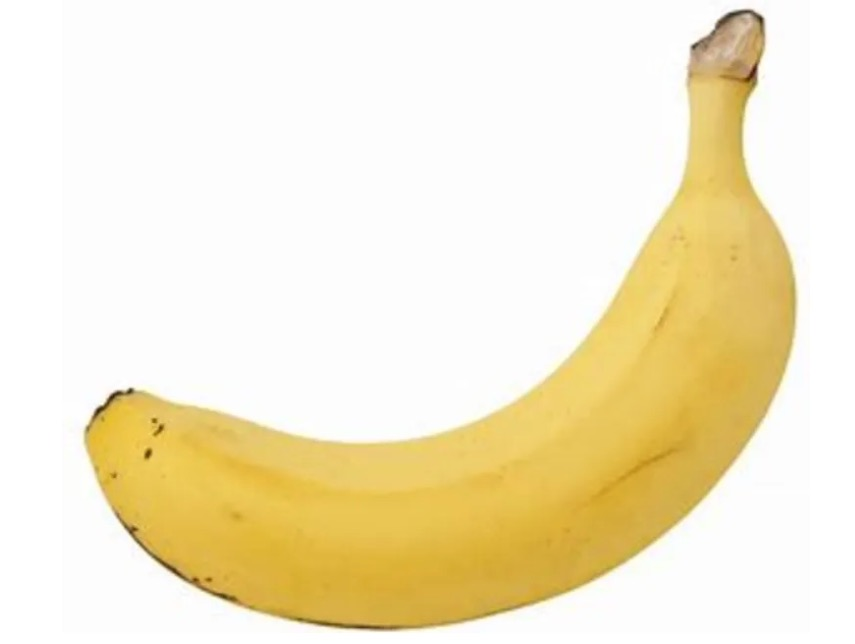
#> input picture images/banana.jpg, 855 x 644 px
$ jupyter execute '2. RGB_HSV_Segment.ipynb'
#> lines starting #> are read from the running program, lines starting #| are printed output that depends on the picture; after the words box and inside, x2 and y2 are one past the last pixel; in counts of white or black regions, pixels touching at a corner belong together
[cell 1]
import cv2
import numpy as np
import matplotlib.pyplot as plt

image = cv2.imread('.././images/banana.jpg')
#> image is the input picture: shape (644, 855, 3); mean B, G, R 204.2, 234.4, 244.7

# plot the image
plt.imshow(cv2.cvtColor(image, cv2.COLOR_BGR2RGB))

[cell 2]
hsv_image = cv2.cvtColor(image, cv2.COLOR_BGR2HSV)
#> hsv_image: shape (644, 855, 3); mean H, S, V 11.3, 46.2, 244.8

lower_yellow = np.array([20, 100, 100])
upper_yellow = np.array([30, 255, 255])


# Mask for yellow banana
mask_yellow = cv2.inRange(hsv_image, lower_yellow, upper_yellow)
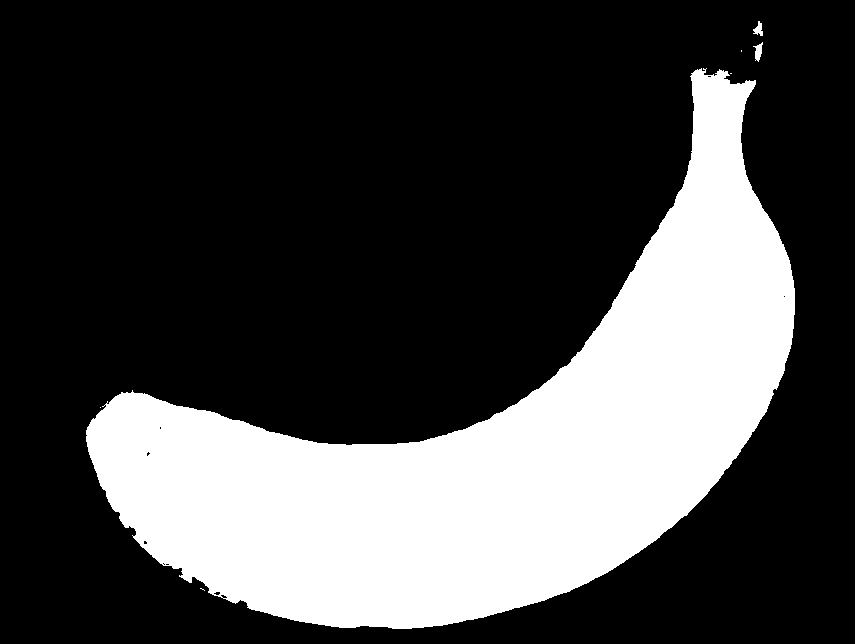
#> mask_yellow: shape (644, 855); 27.4% white; 7 white regions (4 under 20 px), largest, box (x1, y1, x2, y2) and area: (86, 68, 795, 629) 150708, (753, 42, 763, 62) 103, (753, 21, 763, 36) 84

[cell 3]
# segmenting the yellow banana from mask_yellow
segmented_yellow = cv2.bitwise_and(image, image, mask = mask_yellow)
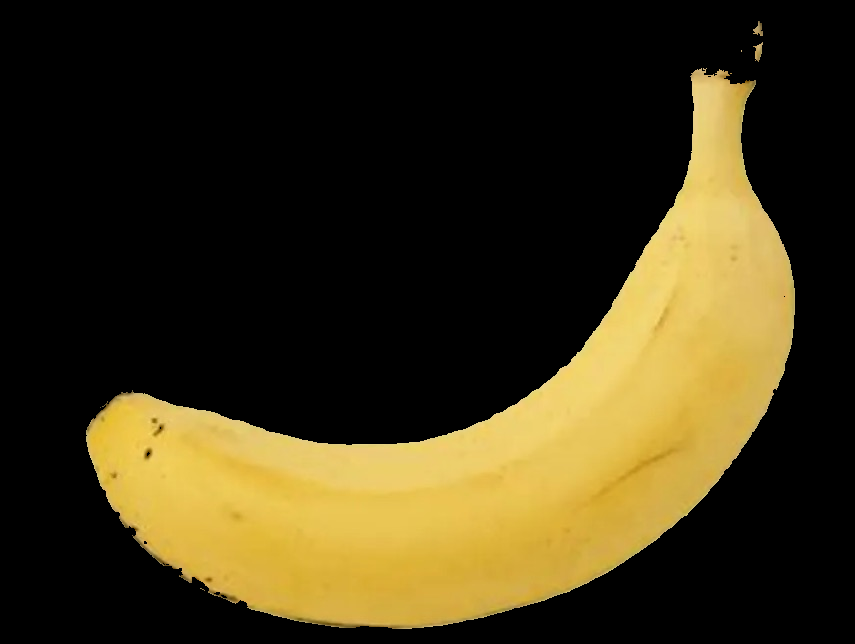
#> segmented_yellow: shape (644, 855, 3); mean B, G, R 22.9, 51.9, 61.8

# plot image and segmented image
plt.figure(figsize=(10, 10))
plt.subplot(1, 2, 1)
plt.imshow(cv2.cvtColor(image, cv2.COLOR_BGR2RGB))
plt.title('Original Image')
plt.axis('off')
plt.subplot(1, 2, 2)
plt.imshow(cv2.cvtColor(segmented_yellow, cv2.COLOR_BGR2RGB))
plt.title('Segmented Image')
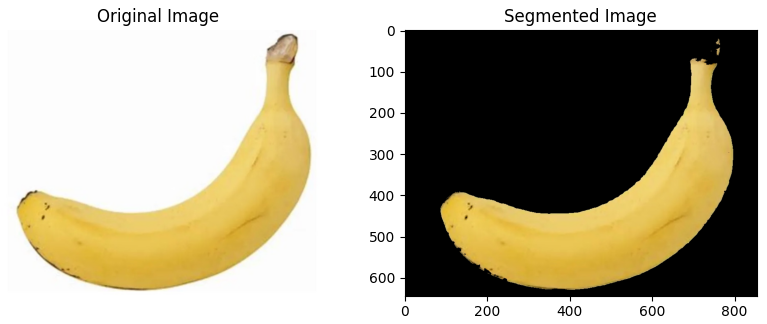
#> figure drawn by matplotlib, 2 panels
